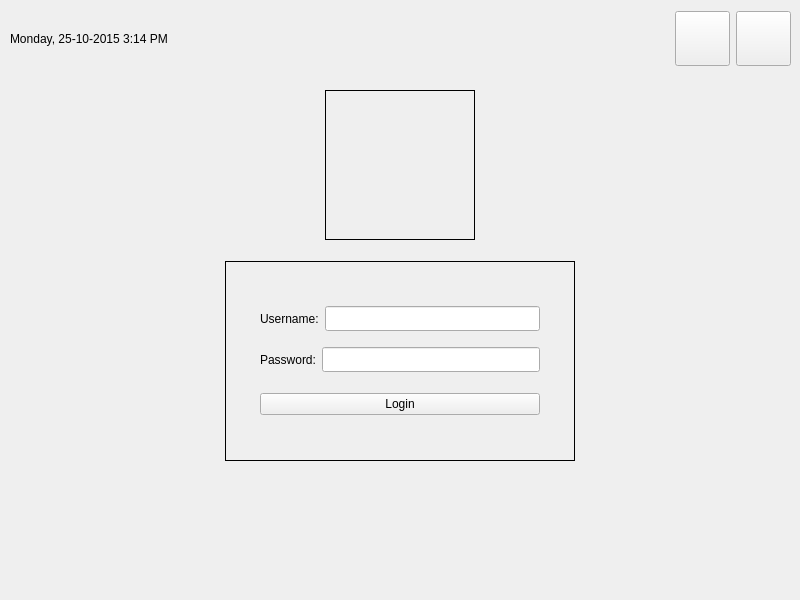
<?xml version="1.0" encoding="UTF-8"?>
<ui version="4.0">
 <class>MainWindow</class>
 <widget class="QMainWindow" name="MainWindow">
  <property name="geometry">
   <rect>
    <x>0</x>
    <y>0</y>
    <width>800</width>
    <height>600</height>
   </rect>
  </property>
  <property name="windowTitle">
   <string>MainWindow</string>
  </property>
  <widget class="QWidget" name="centralwidget">
   <widget class="QWidget" name="horizontalLayoutWidget">
    <property name="geometry">
     <rect>
      <x>10</x>
      <y>10</y>
      <width>781</width>
      <height>57</height>
     </rect>
    </property>
    <layout class="QHBoxLayout" name="horizontalLayout">
     <item>
      <widget class="QLabel" name="currentDateTime">
       <property name="text">
        <string>Monday, 25-10-2015 3:14 PM</string>
       </property>
      </widget>
     </item>
     <item>
      <spacer name="horizontalSpacer">
       <property name="orientation">
        <enum>Qt::Horizontal</enum>
       </property>
       <property name="sizeHint" stdset="0">
        <size>
         <width>40</width>
         <height>20</height>
        </size>
       </property>
      </spacer>
     </item>
     <item>
      <widget class="QPushButton" name="restartButton">
       <property name="sizePolicy">
        <sizepolicy hsizetype="Fixed" vsizetype="Fixed">
         <horstretch>0</horstretch>
         <verstretch>0</verstretch>
        </sizepolicy>
       </property>
       <property name="minimumSize">
        <size>
         <width>55</width>
         <height>55</height>
        </size>
       </property>
       <property name="text">
        <string/>
       </property>
      </widget>
     </item>
     <item>
      <widget class="QPushButton" name="shutdownButton">
       <property name="sizePolicy">
        <sizepolicy hsizetype="Fixed" vsizetype="Fixed">
         <horstretch>0</horstretch>
         <verstretch>0</verstretch>
        </sizepolicy>
       </property>
       <property name="minimumSize">
        <size>
         <width>55</width>
         <height>55</height>
        </size>
       </property>
       <property name="text">
        <string/>
       </property>
      </widget>
     </item>
    </layout>
   </widget>
   <widget class="QWidget" name="horizontalLayoutWidget_2">
    <property name="geometry">
     <rect>
      <x>10</x>
      <y>80</y>
      <width>781</width>
      <height>171</height>
     </rect>
    </property>
    <layout class="QHBoxLayout" name="horizontalLayout_2">
     <item>
      <widget class="QLabel" name="logo">
       <property name="sizePolicy">
        <sizepolicy hsizetype="Fixed" vsizetype="Fixed">
         <horstretch>0</horstretch>
         <verstretch>0</verstretch>
        </sizepolicy>
       </property>
       <property name="minimumSize">
        <size>
         <width>150</width>
         <height>150</height>
        </size>
       </property>
       <property name="styleSheet">
        <string notr="true">border: 1px solid;</string>
       </property>
      </widget>
     </item>
    </layout>
   </widget>
   <widget class="QWidget" name="horizontalLayoutWidget_3">
    <property name="geometry">
     <rect>
      <x>10</x>
      <y>260</y>
      <width>781</width>
      <height>202</height>
     </rect>
    </property>
    <layout class="QHBoxLayout" name="horizontalLayout_3">
     <item>
      <widget class="QWidget" name="loginForm" native="true">
       <property name="sizePolicy">
        <sizepolicy hsizetype="Fixed" vsizetype="Fixed">
         <horstretch>0</horstretch>
         <verstretch>0</verstretch>
        </sizepolicy>
       </property>
       <property name="minimumSize">
        <size>
         <width>350</width>
         <height>200</height>
        </size>
       </property>
       <property name="styleSheet">
        <string notr="true">#loginForm {
  border: 1px solid;
}</string>
       </property>
       <layout class="QVBoxLayout" name="verticalLayout">
        <property name="leftMargin">
         <number>35</number>
        </property>
        <property name="topMargin">
         <number>35</number>
        </property>
        <property name="rightMargin">
         <number>35</number>
        </property>
        <property name="bottomMargin">
         <number>35</number>
        </property>
        <item>
         <layout class="QHBoxLayout" name="horizontalLayout_4">
          <item>
           <widget class="QLabel" name="label">
            <property name="sizePolicy">
             <sizepolicy hsizetype="Fixed" vsizetype="Fixed">
              <horstretch>0</horstretch>
              <verstretch>0</verstretch>
             </sizepolicy>
            </property>
            <property name="minimumSize">
             <size>
              <width>0</width>
              <height>25</height>
             </size>
            </property>
            <property name="text">
             <string>Username:</string>
            </property>
           </widget>
          </item>
          <item>
           <widget class="QLineEdit" name="username">
            <property name="minimumSize">
             <size>
              <width>0</width>
              <height>25</height>
             </size>
            </property>
           </widget>
          </item>
         </layout>
        </item>
        <item>
         <layout class="QHBoxLayout" name="horizontalLayout_6">
          <item>
           <widget class="QLabel" name="label_2">
            <property name="sizePolicy">
             <sizepolicy hsizetype="Preferred" vsizetype="Fixed">
              <horstretch>0</horstretch>
              <verstretch>0</verstretch>
             </sizepolicy>
            </property>
            <property name="minimumSize">
             <size>
              <width>0</width>
              <height>25</height>
             </size>
            </property>
            <property name="text">
             <string>Password:</string>
            </property>
           </widget>
          </item>
          <item>
           <widget class="QLineEdit" name="password">
            <property name="minimumSize">
             <size>
              <width>0</width>
              <height>25</height>
             </size>
            </property>
           </widget>
          </item>
         </layout>
        </item>
        <item>
         <spacer name="verticalSpacer_2">
          <property name="orientation">
           <enum>Qt::Vertical</enum>
          </property>
          <property name="sizeType">
           <enum>QSizePolicy::Fixed</enum>
          </property>
          <property name="sizeHint" stdset="0">
           <size>
            <width>5</width>
            <height>5</height>
           </size>
          </property>
         </spacer>
        </item>
        <item>
         <widget class="QPushButton" name="loginButton">
          <property name="text">
           <string>Login</string>
          </property>
         </widget>
        </item>
       </layout>
      </widget>
     </item>
    </layout>
   </widget>
  </widget>
 </widget>
 <resources/>
 <connections/>
</ui>
